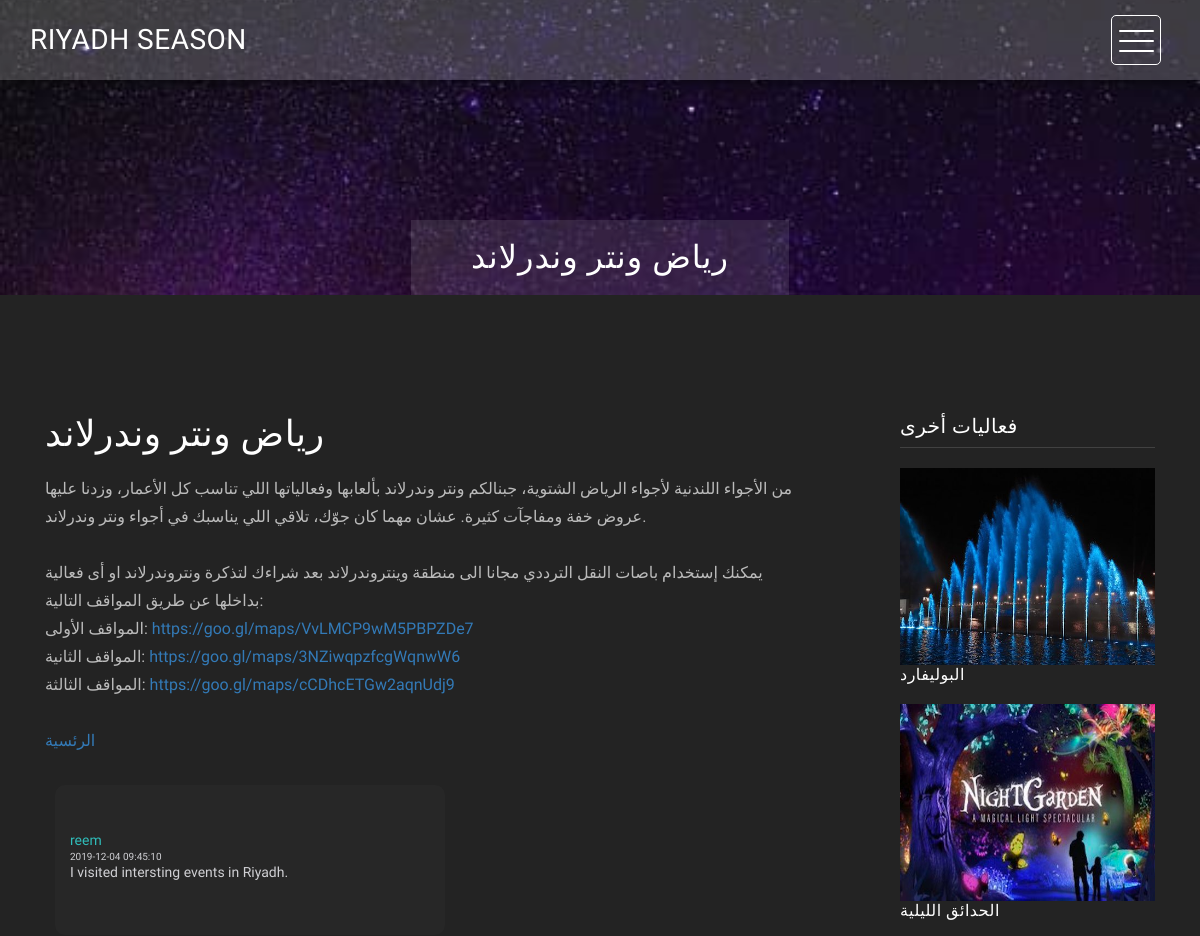
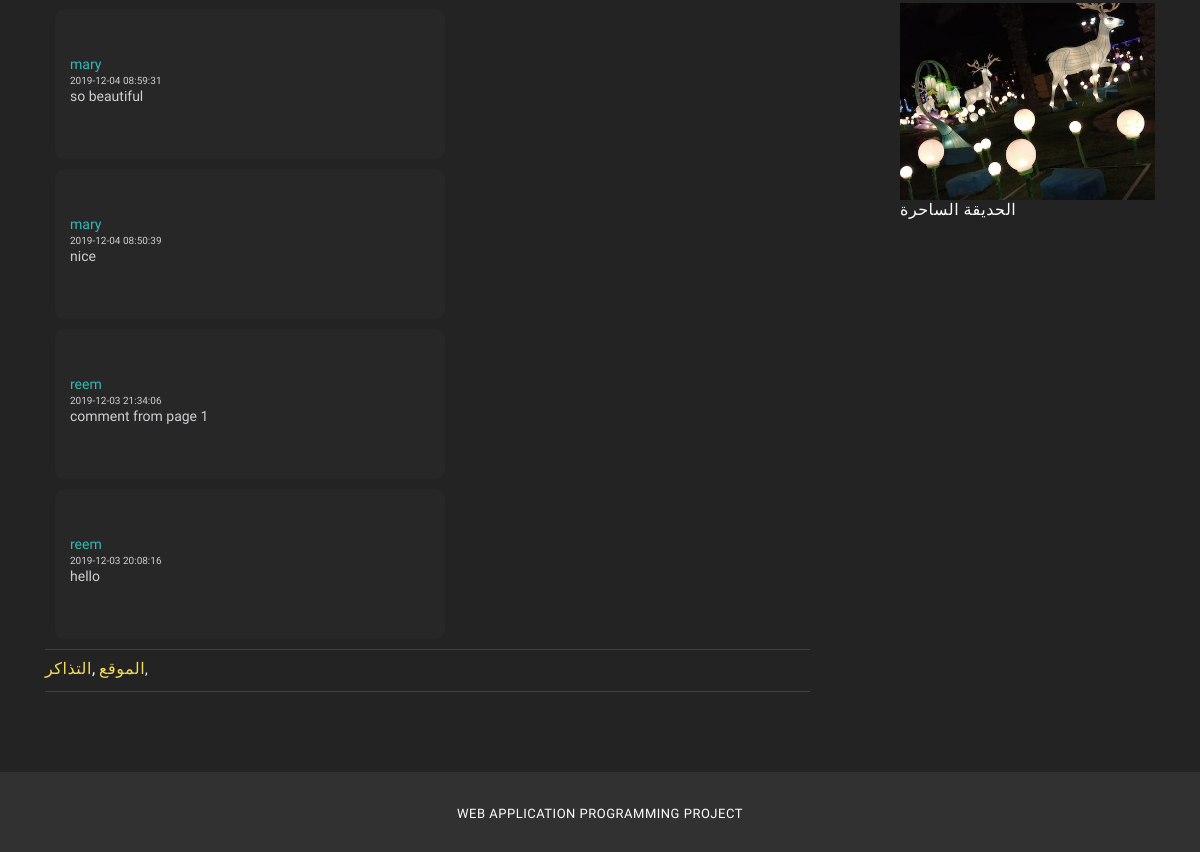
The page /single-post.php on the database its author committed (2 pictures, top to bottom).
### tables this page shows
CREATE TABLE `comments` (
  `cid` int(11) NOT NULL,
  `uid` varchar(30) NOT NULL,
  `date` datetime NOT NULL,
  `message` text NOT NULL,
  `pageid` int(11) NOT NULL
);

### comment.inc.php (the view, shortened to what this page needs)
<?php
function getComments($conn, $pageid){
    $sql="SELECT * FROM comments WHERE pageid=$pageid ORDER BY date DESC";
    $result=$conn ->query($sql);
    while($row=$result ->fetch_assoc()){
        echo "<div class='comment-box'><p>";
        echo "<div class='uidStyle'>".$row['uid']."<br>"."</div> ";
        echo "<div class='dateStyle'>".$row['date']."<br>"."</div> ";
        echo "<div class='contentStyle'>".nl2br($row['message'])."</div> " ;
    echo "</p></div>";
        }
    }

### single-post.php (shortened to what this page needs)
<?php
include 'comment.inc.php';
include 'dbh.inc.php';
?>
<!DOCTYPE html>
<html  lang="ar,en" dir="ltr">
    <head>
        <link rel="stylesheet" href="css/bootstrap.min.css">
        <link rel="stylesheet" href="css/bootstrap-theme.min.css">
        <link rel="stylesheet" href="css/fontAwesome.css">
        <link rel="stylesheet" href="css/light-box.css">
        <link rel="stylesheet" href="css/templatemo-style.css">
        <link rel="stylesheet" href="css/commentstyle.css">
    </head>
<body>
    <nav>
        <div class="logo">
            <a href="riyadh-season.php">Riyadh<em> Season</em></a>
        </div>
      <div class="menu-icon">
        <span></span>
      </div>
    </nav>
    <div class="page-heading">
        <div class="container">
            <div class="heading-content">
                <h1>رياض ونتر وندرلاند</h1>
            </div>
        </div>
    </div>
    <div class="blog-entries">
        <div class="container">
            <div class="col-md-9">
                <div class="blog-posts">
                    <div class="row">
                        <div class="col-md-12">
                            <div class="single-blog-post">
                                <div class="text-content">
                                    <h2>رياض ونتر وندرلاند</h2>
                                    <p>من الأجواء اللندنية لأجواء الرياض الشتوية، جبنالكم ونتر وندرلاند بألعابها وفعالياتها اللي تناسب كل الأعمار، وزدنا عليها عروض خفة ومفاجآت كثيرة. عشان مهما كان جوّك، تلاقي اللي يناسبك في أجواء ونتر وندرلاند.
                                    <br><br>يمكنك إستخدام باصات النقل الترددي مجانا  الى منطقة وينتروندرلاند بعد شراءك لتذكرة ونتروندرلاند او أى فعالية بداخلها عن طريق المواقف التالية:
<br> المواقف الأولى:
 <a href=" https://goo.gl/maps/VvLMCP9wM5PBPZDe7"> https://goo.gl/maps/VvLMCP9wM5PBPZDe7</a>
<br> المواقف الثانية:
<a href="https://goo.gl/maps/3NZiwqpzfcgWqnwW6">https://goo.gl/maps/3NZiwqpzfcgWqnwW6</a>
<br> المواقف الثالثة:
<a href="https://goo.gl/maps/cCDhcETGw2aqnUdj9">https://goo.gl/maps/cCDhcETGw2aqnUdj9</a>
                                    <br><br><a href="riyadh-season.php">الرئسية</a></p>
                                    <?php
        getComments($conn, '1');
        ?>
                                    <div class="tags-share">
                                        <div class="row">
                                            <div class="col-md-6">
                                                <ul class="tags">
                                                    <li><a href="https://www.virginmegastore.sa/en/store-finder/">التذاكر</a>,</li>
                                                    <li><a href="https://www.google.com/maps/place/24%C2%B046'12.7%22N+46%C2%B038'40.0%22E/@24.770196,46.6466267,17z/data=!3m1!4b1!4m5!3m4!1s0x0:0x0!8m2!3d24.770196!4d46.644438?hl=ar">الموقع</a>,</li>
                                                </ul>
                                            </div>
                                        </div>
                                    </div>
                                </div>
                            </div>
                        </div>
                    </div>
                </div>
            </div>
           <div class="col-md-3">
                    <div class="recent-posts">
                        <div class="sidebar-heding">
                            <h2>فعاليات أخرى</h2>
                        </div>
                        <ul>
                            <li><a href="single-post1.php">
                                <img src="home/boulevard.jpg" alt="Recent Post 1">
                                <div class="text">
                                    <h6>البوليفارد</h6>
                                </div>
                            </li></a>
                            <li><a href="single-post4.php">
                                <img src="home/nightGarden.jpg" alt="Recent Post 2">
                                <div class="text">
                                    <h6>الحدائق الليلية</h6>
                                </div>
                            </li></a>
                            <li><a href="single-post5.php">
                                <img src="home/magicForest.jpg" alt="Recent Post 3">
                                <div class="text">
                                    <h6>الحديقة الساحرة</h6>
                                </div>
                            </li></a>
                        </ul>
                    </div>
                </div>
            </div>
        </div>
    <footer>
        <div class="container-fluid">
            <div class="col-md-12">
                <p> Web Application Programming Project</p>
            </div>
        </div>
    </footer>
</body>
</html>

### css/light-box.css (style rules this page uses)
body:after { content: url(../img/close.png) url(../img/loading.gif) url(../img/prev.png) url(../img/next.png); display: none; }

### css/templatemo-style.css (style rules this page uses)
body { font-family:'El Messiri', sans-serif; }
body, html { height: 100%; min-height: 100%; overflow-x: hidden; }
.page-heading { background-image: url('../home/sns.jpg'); background-repeat: no-repeat; background-size: cover; background-position: center center; width: 100%; text-align: center; }
.page-heading .heading-content h1 { font-size: 32px; text-transform: uppercase; color: #fff; letter-spacing: 1px; background-color: rgba(250,250,250,0.1); display: inline-block; margin-bottom: 0; margin-top: 220px; padding: 20px 60px; }
nav .logo { float: left; margin-left: 30px; }
nav .logo a { font-size: 28px; line-height: 80px; text-transform: uppercase; color: #fff; text-decoration: none; letter-spacing: 0.5px; }
nav .logo em { font-style: normal; font-weight: 200; }
nav { background: rgba(250,250,250,0.2); height: 80px; position: fixed; width: 100%; left: 0; top: 0; z-index: 300; box-shadow: 0px 2px 10px 0px rgba(0,0,0,0.5); }
.menu-icon { background: transparent; border: 1px solid #fff; width: 50px; height: 50px; margin: 15px 39px 0 auto; position: relative; cursor: pointer; transition: background 0.5s; border-radius: 5px; }
.menu-icon span, .menu-icon span:before, .menu-icon span:after { cursor: pointer; border-radius: 1px; height: 2px; width: 35px; background: white; position: absolute; left: 15%; top: 50%; display: block; content: ''; transition: all 0.5s ease-in-out; }
.menu-icon span:before { left: 0; top: -10px; }
.menu-icon span:after { left: 0; top: 10px; }
footer { width: 100%; height: 80px; background-color: #313131; }
footer p { text-align: center; color: #fff; font-weight: 200; font-size: 13px; text-transform: uppercase; padding-top: 33px; letter-spacing: 0.5px; }
.blog-entries { padding: 80px 0px; background-color: #232323; }
.blog-entries .blog-posts { margin-right: 30px; }
.single-blog-post { margin-right: 30px; }
.single-blog-post .text-content { margin-top: 20px; }
.single-blog-post .text-content h2 { margin-top: 0px; font-size: 36px; color: #fff; letter-spacing: 0.5px; text-transform: capitalize; font-weight: 300; }
.single-blog-post .text-content p { color: #bbb; font-size: 16px; font-weight: 300; line-height: 28px; margin-top: 20px; margin-bottom: 30px; }
.single-blog-post .tags-share { border-top: 1px solid #414141; border-bottom: 1px solid #414141; padding: 8px 0px 10px 0px; }
.single-blog-post .tags-share ul { padding: 0; margin: 0; list-style: none; }
.single-blog-post .tags-share ul li:first-child { color: #fff; font-size: 16px; font-weight: 200; letter-spacing: 0.5px; }
.single-blog-post .tags-share ul li { display: inline-block; color: #fff; }
.single-blog-post .tags-share ul li a { font-size: 16px; font-weight: 200; letter-spacing: 0.5px; color: #f4dd5b; text-decoration: none; transition: all 0.5s; }
.sidebar-heding h2 { font-size: 20px; text-transform: capitalize; color: #fff; margin-top: 40px; letter-spacing: 0.5px; padding-bottom: 10px; border-bottom: 1px solid #414141; margin-bottom: 20px; }
.recent-posts ul { padding: 0; list-style: none; }
.recent-posts ul li { margin-bottom: 15px; }
.recent-posts ul a { text-decoration: none; }
.recent-posts ul li img { display: inline-block; max-width: 100%; margin-right: 15px; }
.recent-posts ul li .text { display: inline-block; }
.recent-posts ul li h6 { margin-bottom: 5px; padding-top: 0px; margin-top: 0px; display: block; font-size: 16px; color: #fff; letter-spacing: 0.5px; }

### css/commentstyle.css (style rules this page uses)
.comment-box { width: 390px; height:150px; padding: 15px; margin-bottom: 10px; margin-left: 10px; background-color: rgb(39, 39, 39); border-radius: 10px; }
.comment-box .contentStyle { font-family:'El Messiri', sans-serif; font-size: 14px; line-height: 16px; color: rgb(208, 208, 212); font-weight: 100; }
.comment-box .uidStyle { color: #30bdba; }
.comment-box .dateStyle { font-size: 10px; color: rgb(208, 208, 212); }

### rows shown on the page
comments: uid "reem", date "2019-12-04 09:45:10", message "I visited intersting events in Riyadh."
comments: uid "mary", date "2019-12-04 08:59:31", message "so beautiful"
comments: uid "mary", date "2019-12-04 08:50:39", message "nice"
comments: uid "reem", date "2019-12-03 21:34:06", message "comment from page 1"
comments: uid "reem", date "2019-12-03 20:08:16", message "hello"
